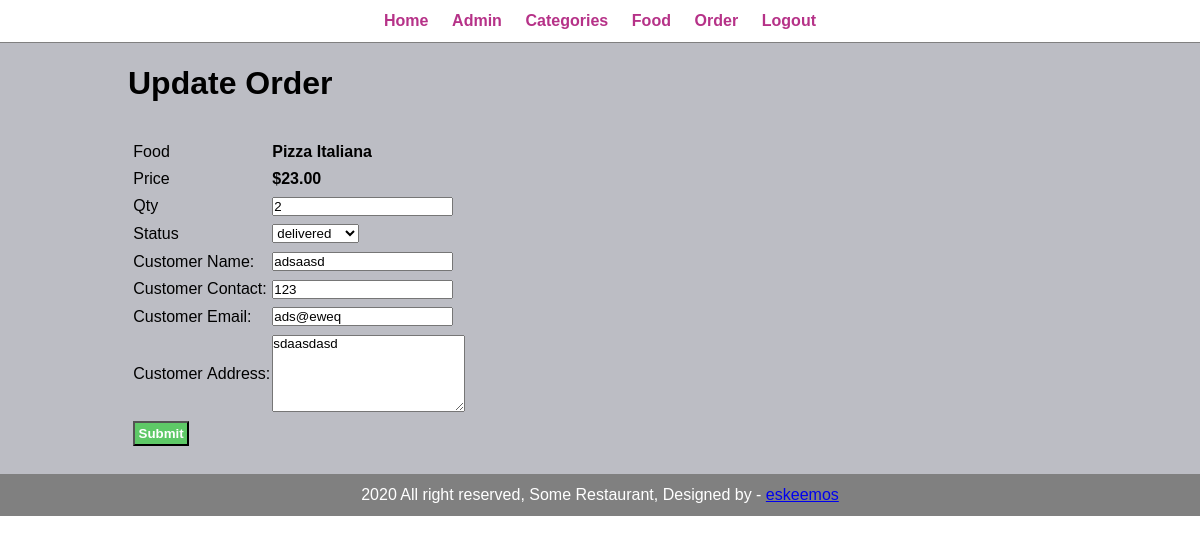
/admin/update-order.php?id=14 (signed in), run on the app's committed database.
### tables this page shows
CREATE TABLE `ofw_order` (
  `id` int(11) NOT NULL,
  `food` varchar(150) DEFAULT NULL,
  `price` varchar(255) DEFAULT NULL,
  `qty` int(11) DEFAULT NULL,
  `total` decimal(5,2) DEFAULT NULL,
  `order_date` varchar(30) DEFAULT NULL,
  `status` varchar(30) DEFAULT NULL,
  `customer_name` varchar(10) DEFAULT NULL,
  `customer_contact` varchar(30) DEFAULT NULL,
  `customer_email` varchar(30) DEFAULT NULL,
  `customer_address` varchar(30) DEFAULT NULL
);

### admin/update-order.php (the view, shortened to what this page needs)
<?php include("partials/menu.php") ?>
    <div class="main-content">
        <div class="wrapper">
            <h1>Update Order</h1>
            <br>
            <br>
            <?php
                if(isset($_GET['id'])){
                    $id = $_GET['id'];
                    $sql = "SELECT * FROM ofw_order WHERE id= $id";
                    $res = mysqli_query($conn, $sql);
                    $count = mysqli_num_rows($res);
                    if($count == 1){
                        $row = mysqli_fetch_assoc($res);
                        $food = $row['food'];
                        $qty = $row['qty'];
                        $price = $row['price'];
                        $status = $row['status'];
                        $c_name = $row['customer_name'];
                        $c_contact = $row['customer_contact'];
                        $c_email = $row['customer_email'];
                        $c_address = $row['customer_address'];
                    }else{
                        header('location:'.SITEURL.'admin/manage-order.php');
                    }
                }else{
                    header('location:'.SITEURL.'admin/manage-order.php');
                }
            ?>
            <form action="" method="POST">
                <table class="tb-30">
                    <tr>
                        <td>Food</td>
                        <td>
                            <b><?php echo $food; ?></b>
                        </td>
                    </tr>
                    <tr>
                        <td>Price</td>
                        <td>
                        <b>$<?php echo $price; ?></b>
                        </td>
                    </tr>
                    <tr>
                        <td>Qty</td>
                        <td>
                            <input type="number" name="qty" value="<?php echo $qty; ?>">
                        </td>
                    </tr>
                    <tr>
                        <td>Status</td>
                        <td>
                            <select name="status">
                                <option <?php if($status == 'delivered'){echo 'selected';}?> value="delivered">delivered</option>
                            </select>
                        </td>
                    </tr>
                    <tr>
                        <td>Customer&nbsp;Name:</td>
                        <td>
                            <input type="text" name="customer_name" value="<?php echo $c_name; ?>">
                        </td>
                    </tr>
                    <tr>
                        <td>Customer&nbsp;Contact:</td>
                        <td>
                            <input type="text" name="customer_contact" value="<?php echo $c_contact; ?>">
                        </td>
                    </tr>
                    <tr>
                        <td>Customer&nbsp;Email:</td>
                        <td>
                            <input type="text" name="customer_email" value="<?php echo $c_email; ?>">
                        </td>
                    </tr>
                    <tr>
                        <td>Customer&nbsp;Address:</td>
                        <td>
                            <textarea name="customer_address" id="" cols="22" rows="5"><?php echo $c_address; ?></textarea>
                        </td>
                    </tr>
                    <tr>
                        <td colspan="2">
                            <input type="submit" name="submit" class="btn-secondary">
                        </td>
                    </tr>
                </table>
            </form>
        </div>
    </div>
<?php include("partials/footer.php") ?>

### css/admin.css (style rules this page uses)
* { margin: 0; padding: 0; font-family: Arial, Helvetica, sans-serif; }
.wrapper { padding: 1%; width: 80%; margin: 0 auto; }
.main-content { background-color: #8c8d9994; padding: 10px; }
table tr td { padding: 1%; }
.btn-secondary { background-color: rgb(94, 201, 103); padding: 1%; color: white; font-weight: bold; text-decoration: none; }
.tb-30 { width: 30%; }

### data on the page
ofw_order: food "Pizza Italiana", price "23.00", qty "2", status "delivered", customer_name "adsaasd", customer_contact "123", customer_email "ads@eweq", customer_address "sdaasdasd"
